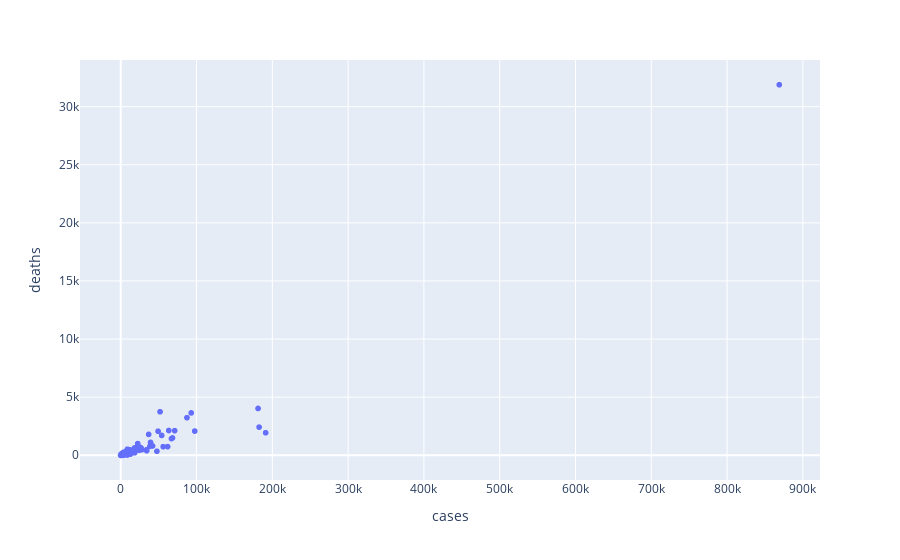

Write notebook code for a chart like this one.
### Code cell
fig = px.scatter(df, x='cases', y='deaths')
fig.show()

### Figure 1 — Plotly figure (JSON) as saved in the notebook; plotly's stock layout.template omitted (floating-point values rounded to 4 significant figures; data arrays with more than 128 entries replaced by an {"elided": "..."} marker saying what was removed)
{"data": [{"hovertemplate": "cases=%{x}<br>deaths=%{y}<extra></extra>", "legendgroup": "", "marker": {"color": "#636efa", "symbol": "circle"}, "mode": "markers", "name": "", "showlegend": false, "type": "scattergl", "x": {"elided": "1570 int values"}, "xaxis": "x", "y": {"elided": "1570 int values"}, "yaxis": "y"}], "layout": {"legend": {"tracegroupgap": 0}, "margin": {"t": 60}, "xaxis": {"anchor": "y", "domain": [0, 1], "title": {"text": "cases"}}, "yaxis": {"anchor": "x", "domain": [0, 1], "title": {"text": "deaths"}}}}
